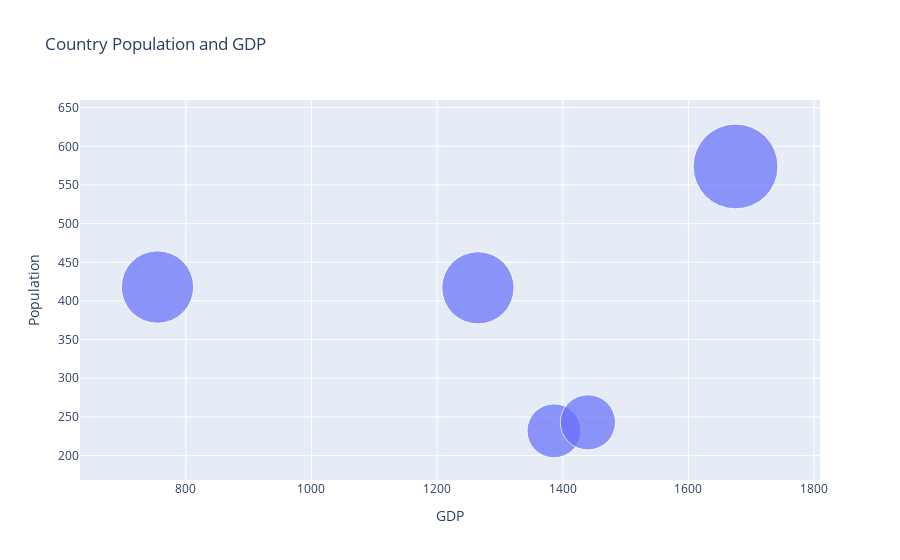

The notebook cell saved with this chart:
### Code cell
np.random.seed(25)
data = {
    'Country': ['USA', 'Canada', 'UK',
    'Germany', 'France'],
    'Population':
    np.random.randint(100, 1000, 5),
    'GDP': np.random.randint(500, 2000,
    5)
    }
df = pd.DataFrame(data)

fig = px.scatter(df, x='GDP', y='Population', size='Population', hover_name='Country', title='Country Population and GDP', 
                 labels={'GDP': 'GDP', 'Population': 'Population'}, 
                 size_max=60)
fig.show()

### Figure 1 — Plotly figure (JSON) as saved in the notebook; plotly's stock layout.template omitted (floating-point values rounded to 4 significant figures)
{"data": [{"hovertemplate": "<b>%{hovertext}</b><br><br>GDP=%{x}<br>Population=%{marker.size}<extra></extra>", "hovertext": ["USA", "Canada", "UK", "Germany", "France"], "legendgroup": "", "marker": {"color": "#636efa", "size": [232, 418, 574, 243, 417], "sizemode": "area", "sizeref": 0.1594, "symbol": "circle"}, "mode": "markers", "name": "", "orientation": "v", "showlegend": false, "type": "scatter", "x": [1386, 755, 1675, 1440, 1265], "xaxis": "x", "y": [232, 418, 574, 243, 417], "yaxis": "y"}], "layout": {"autosize": true, "legend": {"itemsizing": "constant", "tracegroupgap": 0}, "title": {"text": "Country Population and GDP"}, "xaxis": {"anchor": "y", "autorange": true, "domain": [0, 1], "range": [588.1, 1860.0], "title": {"text": "GDP"}, "type": "linear"}, "yaxis": {"anchor": "x", "autorange": true, "domain": [0, 1], "range": [73.35, 802.7], "title": {"text": "Population"}, "type": "linear"}}}
